Frame 1 (no input): blank canvas, image omitted
Frame 60 (no input): blank canvas, image omitted
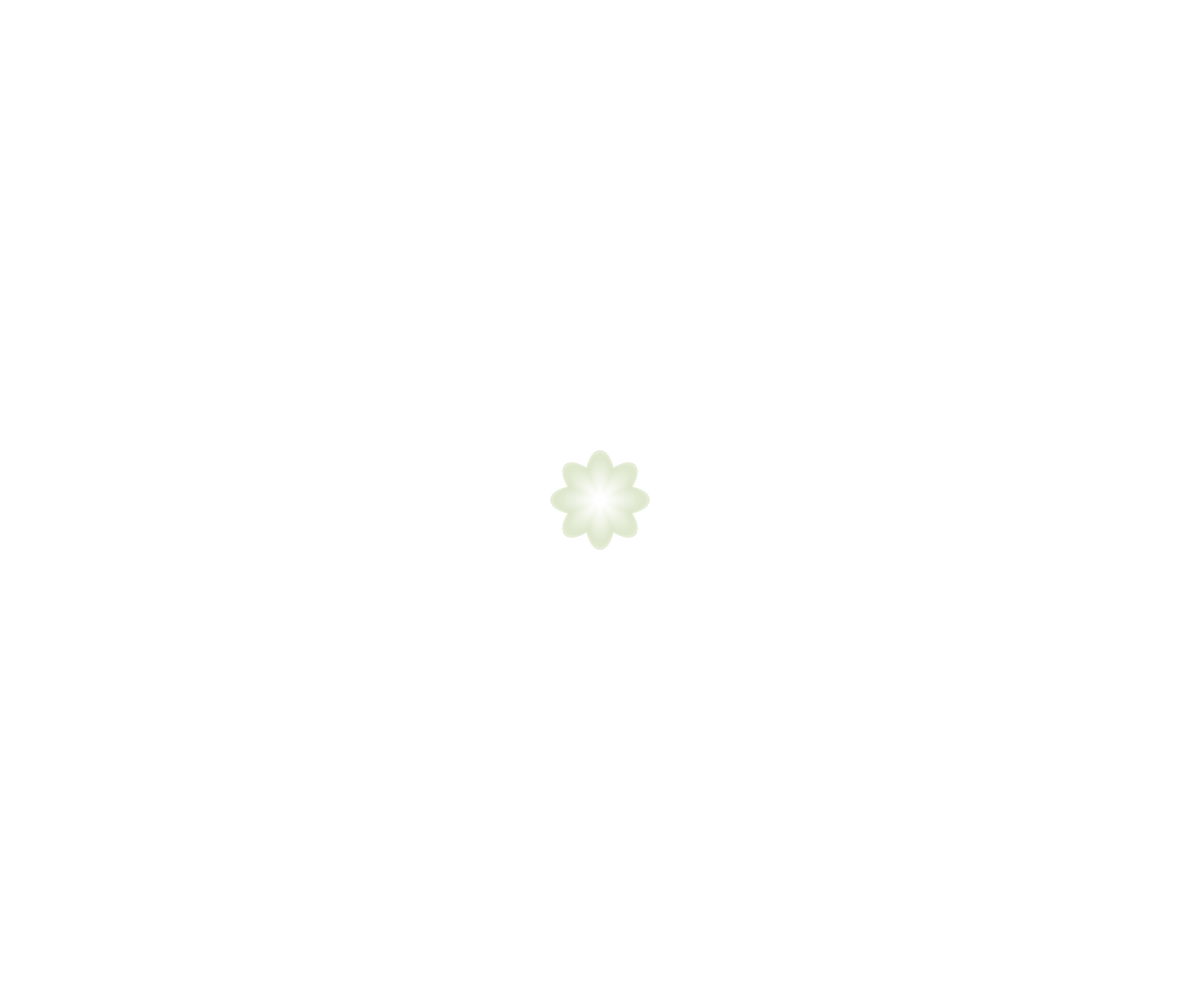
Frame 120 (the mouse pressed at the canvas centre since frame 60)

The p5.js sketch whose frames 1 and 60 were blank and that drew this single picture after the mouse press (run headless with seeded random() and noise() and a simulated clock; from frame 60 on, the mouse is pressed at the canvas centre):

// p5.js sketch
// ── sketch.js

let flowers = [];


let currentFlowerType = 1;


function setup() {
    canvas = createCanvas(windowWidth, windowHeight);
    canvas.position(0, 0);
    canvas.style('z-index', '-1');
    angleMode(DEGREES);
    noStroke();
}

function draw() {
    // background(173, 142, 118);
      clear();


    for (let i = 0; i < flowers.length; i++) {
        let f = flowers[i];


        f.currentScale = lerp(f.currentScale, f.targetScale, 0.1);

        push();
        translate(f.x, f.y);
        scale(f.currentScale);


        let outerColor = color(f.r, f.g, f.b, 180);
        let innerColor = color(255, 255, 255, 225);


        let totalLayers = 15;
        for (let layer = 0; layer < totalLayers; layer++) {

            let progress = layer / (totalLayers - 1);

            let currentGradientColor = lerpColor(outerColor, innerColor, progress);
            fill(currentGradientColor);


            let currentPetalScale = 1.0 - (progress * 0.85);

            push();
            scale(currentPetalScale);
            drawPetals(f.type);
            pop();
        }

        pop();
    }


    drawUI();
}


function drawPetals(type) {
    if (type === 1) {
        let numPetals = 8;
        for (let j = 0; j < numPetals; j++) {
            ellipse(0, -20, 30, 60);
            rotate(360 / numPetals);
        }
    }
    else if (type === 2) {
        let numPetals = 12;
        for (let j = 0; j < numPetals; j++) {
            ellipse(0, -20, 30, 50);
            rotate(360 / numPetals);
        }
    }
    else if (type === 3) {
        let numPetals = 16;
        for (let j = 0; j < numPetals; j++) {
            ellipse(0, -30, 10, 70);
            rotate(360 / numPetals);
        }
    }
}

function mousePressed() {
    let baseR, baseG, baseB;


    if (currentFlowerType === 1) {
        baseR = 210; baseG = 240; baseB = 189; // Green
    } else if (currentFlowerType === 2) {
        baseR = 255; baseG = 217; baseB = 233; // Pink
    } else if (currentFlowerType === 3) {
        baseR = 255; baseG = 235; baseB = 100; // Yellow
    }


    let variation = 20;
    let randomR = baseR + random(-variation, variation);
    let randomG = baseG + random(-variation, variation);
    let randomB = baseB + random(-variation, variation);


    flowers.push({
        x: mouseX,
        y: mouseY,
        type: currentFlowerType,
        r: randomR,
        g: randomG,
        b: randomB,
        currentScale: 0.0,
        targetScale: 1.0
    });
}

function keyPressed() {
    if (key === '1') {
        currentFlowerType = 1;
    } else if (key === '2') {
        currentFlowerType = 2;
    } else if (key === '3') {
        currentFlowerType = 3;
    }
}

function drawUI() {
    fill(255);
    textStyle(BOLD);
    textSize(25);
    textAlign(LEFT, TOP);
    let currentName = currentFlowerType === 1 ? "Green" : currentFlowerType === 2 ? "Pink" : "Yellow";
    text("Press keys 1, 2, or 3 to swap succulent types.", 20, 20);
    text("Selected: " + currentName, 20, 40);
}
